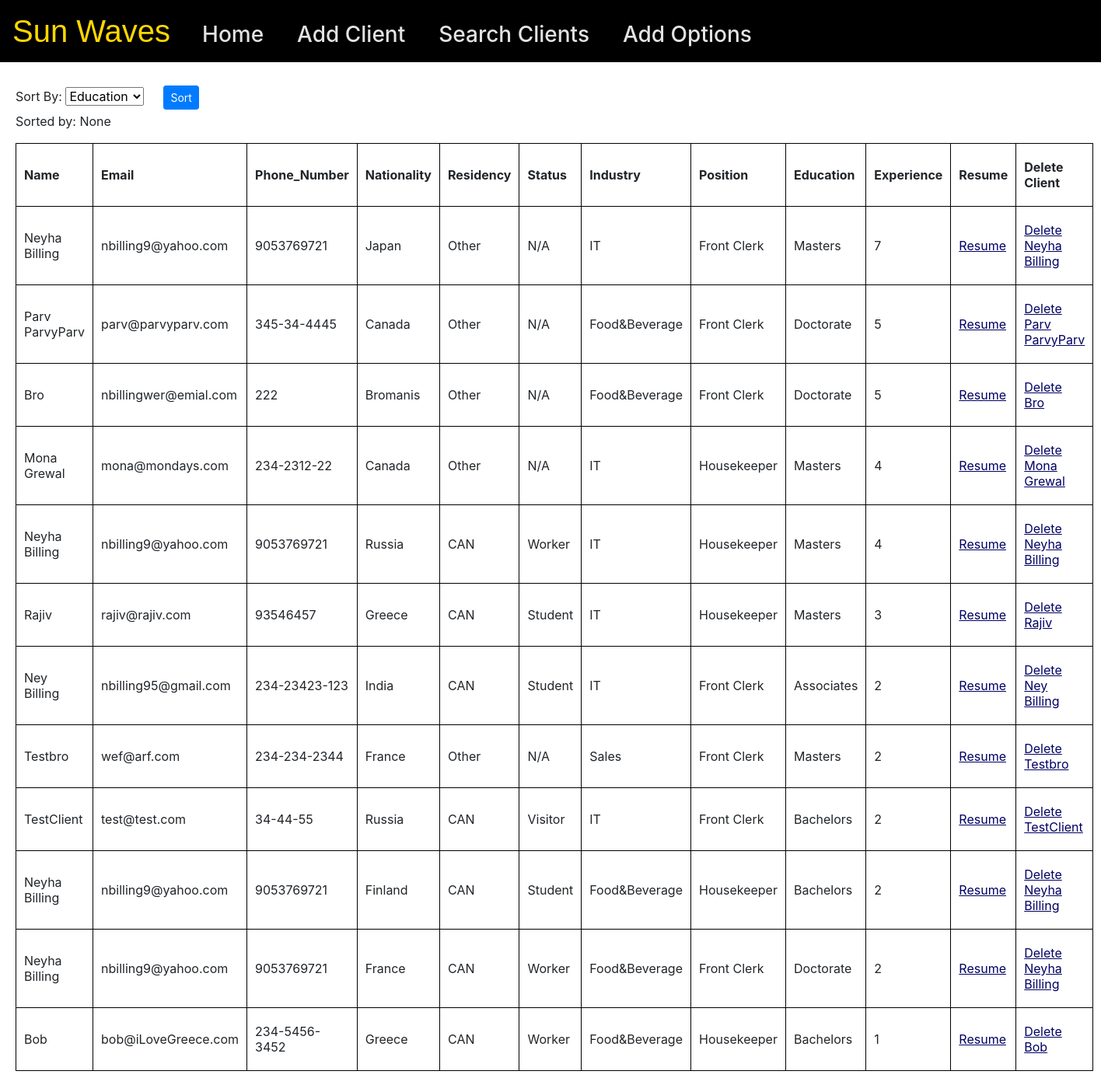
/results/Any/Any/Any/0/None/, run on the app's committed database.
### clients/models.py (models this page shows, shortened)
class client(models.Model):
  name = models.CharField(max_length=100)
  country = models.CharField(max_length=100)
  email = models.EmailField(max_length=100)
  phone_number = models.CharField(max_length=50)
  experience = models.IntegerField()
  industry = models.ForeignKey(industryChoices, on_delete=models.CASCADE, related_name='industries+')
  position = models.ForeignKey(positionChoices, on_delete=models.CASCADE, related_name='positions+')
  education = models.CharField(max_length=100, choices=education_choices)
  resume = models.FileField()
  residency = models.CharField(max_length=50, choices=res_choices)
  status = models.CharField(max_length=50, choices=status_choices, default='N/A')
  def __str__(self):
      return f'{self.name}'

class industryChoices(models.Model):
  ind = models.CharField(max_length=100)

class positionChoices(models.Model):
  pos = models.CharField(max_length=100)

### clients/views.py (the view)
# urls.py: path('results/<str:ind>/<str:pos>/<str:res>/<int:exp>/<str:sort>/', search_results_view, name='results'),
def search_results_view(request, ind, pos, res, exp, sort):
  query = client.objects.all()
  if ind != 'Any':
    query = query.filter(industry__ind=ind)
  if pos != 'Any':
    query = query.filter(position__pos=pos)
  if res != 'Any':
    query = query.filter(residency=res)
  if exp != 0:
    query = query.filter(experience__gte=exp)
  if sort != 'None':
    query = query.order_by(sort, '-experience')
  else:
    query = query.order_by('-experience')
  if request.method == 'POST':
    sort = request.POST.get('sort')
    return redirect('results', ind, pos, res, exp, sort)
  context = {
    'query': query,
    'sorted': sort
  }
  return render(request, 'searchResults.html', context)

### templates/searchResults.html (shortened to what this page needs)
{%extends 'base.html'%}
{%block content%}
<div id=client>
{%if not query %}
<p>No Results</p>
{%else%}
<form action="" method="post">
<label for="sort">Sort By: </label>
<select name="sort" id="sort">
  <option value="-education">Education</option>
</select> &emsp;
<button type="submit" class="btn btn-primary btn-sm">Sort</button>
<p>Sorted by: {{sorted}}</p>
</form>
<table>
  <tr>
    <th>Name</th>
    <th>Email</th>
    <th>Phone_Number</th>
    <th>Nationality</th>
    <th>Residency</th>
    <th>Status</th>
    <th>Industry</th>
    <th>Position</th>
    <th>Education</th>
    <th>Experience</th>
    <th>Resume</th>
    <th>Delete Client</th>
  </tr>
{%for q in query%}
<tr>
<td>{{q}}</td>
<td>{{q.email}}</td>
<td>{{q.phone_number}}</td>
<td>{{q.country}}</td>
<td>{{q.residency}}</td>
<td>{{q.status}}</td>
<td>{{q.industry.ind}}</td>
<td>{{q.position.pos}}</td>
{%if q.education == 'A'%}
<td>High School</td>
{%elif q.education == 'B'%}
<td>Associates</td>
{%elif q.education == 'C'%}
<td>Bachelors</td>
{%elif q.education == 'D'%}
<td>Masters</td>
{%else%}
<td>Doctorate</td>
{%endif%}
<td>{{q.experience}}</td>
<td><a href="https://neyha.pythonanywhere.com/{{q.resume.url}}" style="color: rgb(0, 0, 100); text-decoration: underline;">Resume</a target="_blank" ></td>
<td><a href="{%url 'delete' q.id%}" style="color: rgb(0, 0, 100); text-decoration: underline;">Delete {{q}}</a></td>
</tr>
{%endfor%}
</table>
{%endif%}
</div>
{%endblock%}

### templates/base.html (shortened to what this page needs)
<!DOCTYPE html>
<html lang="en">
<head>
  <link rel="stylesheet" href="https://stackpath.bootstrapcdn.com/bootstrap/4.1.3/css/bootstrap.min.css">
</head>
</head>
<body>
  <div id = nav>
    <h1 style="color: gold; font-family:'Trebuchet MS', 'Lucida Sans Unicode', 'Lucida Grande', 'Lucida Sans', Arial, sans-serif; display: inline;">Sun Waves</h1>
    <h3 style="display: inline;"><a href="{%url 'home'%}">Home</a> &emsp;
    <a href="{%url 'create-client'%}">Add Client</a> &emsp;
    <a href="{%url 'search'%}">Search Clients</a> &emsp;
    <a href="{%url 'add-options'%}">Add Options</a></h3>
  </div>
  {%block content%}{%endblock%}
</body>
</html>

### templates/searchResults.html (style rules this page uses)
#client { margin: 30px 20px; }
table, th, td { border: 1px solid black; border-collapse: collapse; }
th, td { padding: 20px 10px; }

### templates/base.html (style rules this page uses)
#nav { background-color: black; padding: 1em; color: silver; }
#link, a:link, a:visited { color: rgb(227, 227, 227); }

### data on the page
client: name "Neyha Billing", email "nbilling9@yahoo.com", phone_number "9053769721", country "Japan", residency "Other", status "N/A", industry.ind "IT", position.pos "Front Clerk", education "Masters", experience "7"
client: name "Parv ParvyParv", email "parv@parvyparv.com", phone_number "345-34-4445", country "Canada", residency "Other", status "N/A", industry.ind "Food&Beverage", position.pos "Front Clerk", education "Doctorate", experience "5"
client: name "Bro", email "nbillingwer@emial.com", phone_number "222", country "Bromanis", residency "Other", status "N/A", industry.ind "Food&Beverage", position.pos "Front Clerk", education "Doctorate", experience "5"
client: name "Mona Grewal", email "mona@mondays.com", phone_number "234-2312-22", country "Canada", residency "Other", status "N/A", industry.ind "IT", position.pos "Housekeeper", education "Masters", experience "4"
client: name "Neyha Billing", email "nbilling9@yahoo.com", phone_number "9053769721", country "Russia", residency "CAN", status "Worker", industry.ind "IT", position.pos "Housekeeper", education "Masters", experience "4"
client: name "Rajiv", email "rajiv@rajiv.com", phone_number "93546457", country "Greece", residency "CAN", status "Student", industry.ind "IT", position.pos "Housekeeper", education "Masters", experience "3"
client: name "Ney Billing", email "nbilling95@gmail.com", phone_number "234-23423-123", country "India", residency "CAN", status "Student", industry.ind "IT", position.pos "Front Clerk", education "Associates", experience "2"
client: name "Testbro", email "wef@arf.com", phone_number "234-234-2344", country "France", residency "Other", status "N/A", industry.ind "Sales", position.pos "Front Clerk", education "Masters", experience "2"
client: name "TestClient", email "test@test.com", phone_number "34-44-55", country "Russia", residency "CAN", status "Visitor", industry.ind "IT", position.pos "Front Clerk", education "Bachelors", experience "2"
client: name "Neyha Billing", email "nbilling9@yahoo.com", phone_number "9053769721", country "Finland", residency "CAN", status "Student", industry.ind "Food&Beverage", position.pos "Housekeeper", education "Bachelors", experience "2"
client: name "Neyha Billing", email "nbilling9@yahoo.com", phone_number "9053769721", country "France", residency "CAN", status "Worker", industry.ind "Food&Beverage", position.pos "Front Clerk", education "Doctorate", experience "2"
client: name "Bob", email "bob@iLoveGreece.com", phone_number "234-5456-3452", country "Greece", residency "CAN", status "Worker", industry.ind "Food&Beverage", position.pos "Housekeeper", education "Bachelors", experience "1"

### other printed values
{{ sorted }} "None"
